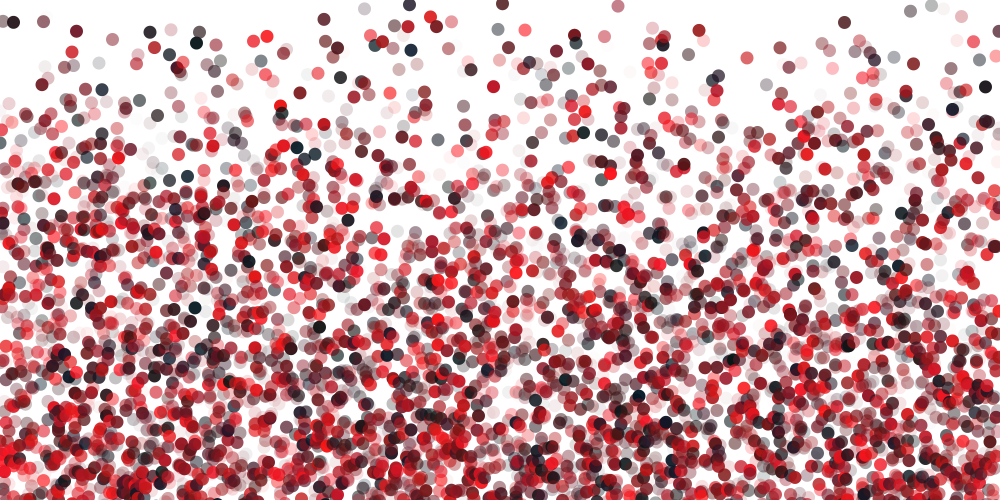
Frame 1 (no input)
Frame 60 (the mouse pressed at the canvas centre just before this capture): identical to frame 1, image omitted
Frame 120 (the mouse held since frame 60 and released just before this capture): identical to frame 1, image omitted

The Processing sketch that drew this single still picture (run headless with seeded random() and noise(); from frame 60 on, the mouse is pressed at the canvas centre):

// Processing sketch: processing_32371
// ── processing_32371.pde

float patternSeperationX = 1.5;
int patternSeperationY = 20;
    
float position = 20;
float trans = 20;
   
void setup(){
  size(1000,500);
background (255);
      
   
  fill(255);
  noStroke();
  //rect(0,0,patternSeperationX,patternSeperationY);
  stroke(0);
      
  for(int i = 0; i < width/patternSeperationX; i++){
      for(int j = 0; j < height/patternSeperationY; j++){
        pushMatrix();
        translate(i*patternSeperationX, j*patternSeperationY);
        yourFunction();
        popMatrix();
      }
  }
      
}
    
    
void draw()
{
  
}
    
    
void yourFunction(){
 
  
  
 noStroke();
 //noFill();
  fill (random (0,255),random (20,23), random (20, 40), random (0, 250));
  ellipse (random (0,position),random (0,1000),13,13);
  smooth();
   
  
  position = 0 * 1.00091;
  trans = trans - 0.5;
  
  //noStroke();
  //noFill();
  //fill (0, random (0,));
  //ellipse (random (0,position),random (0,1000),10,10);
  //smooth();
   
  
  //position = 0 * 1.00091;
  //trans = trans + 5;
 
 
   //noStroke();
   //noFill();
    //fill (random(0,200), random (0,255));
    //ellipse (random (0,0),random (0,1000),random(10,10),random(50,50));
   //smooth();
  
   // position = 0 * 1.00091;
   // trans = trans + 2;
     
     //noStroke();
     //noFill();
    //fill (random(0,225), random (0,250));
    //ellipse (random (0,500),random (0,1000),30,30);
   //smooth();
  
    //position =0 * 1.00091;
    //trans = trans + 2;
}
